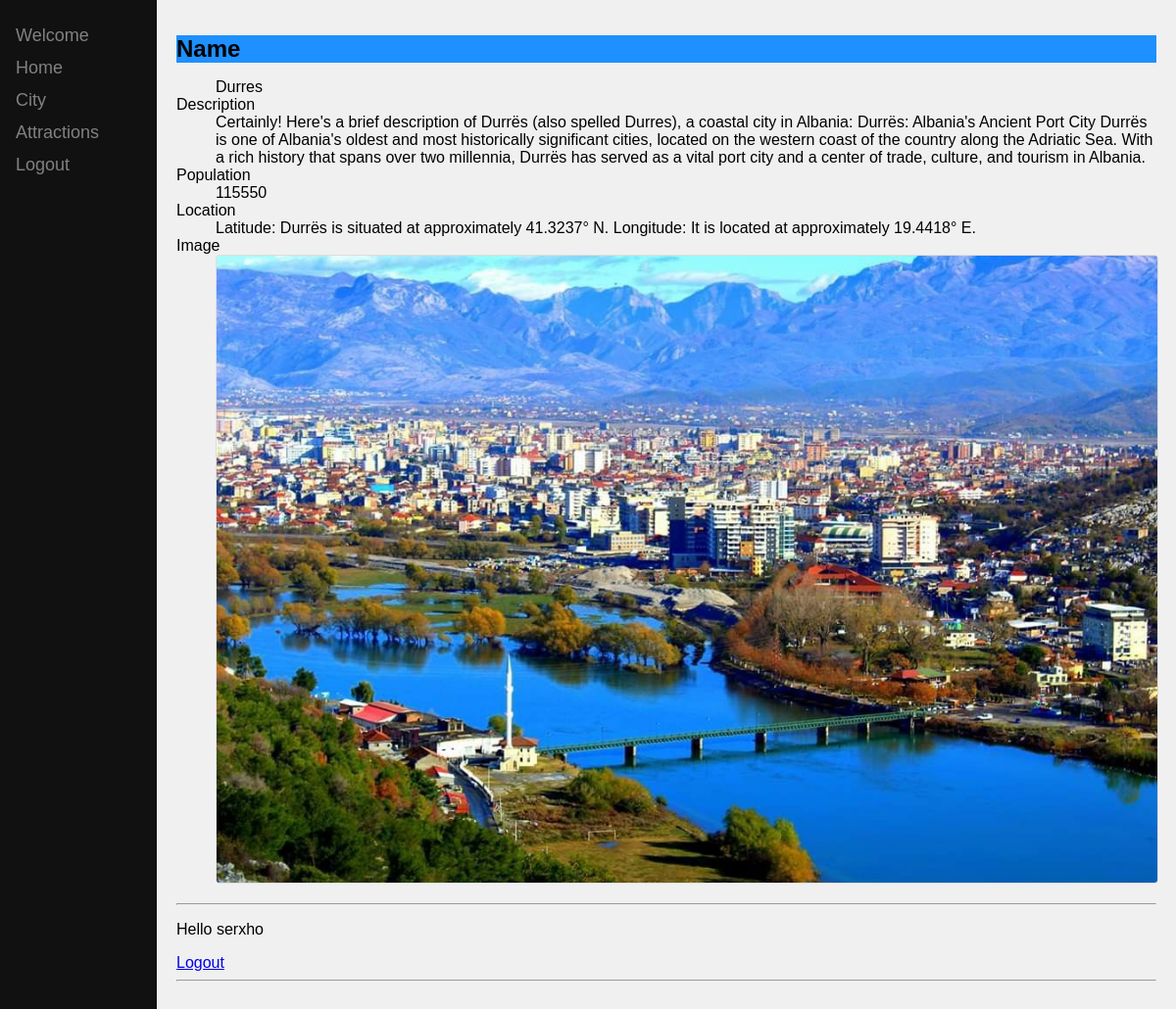
/albania/4 (signed in), run on the app's committed database.
### albania/models.py (models this page shows, shortened)
class City(models.Model):
    name = models.CharField(max_length=100)
    description = models.TextField()
    population = models.PositiveIntegerField(null=True)
    location = models.CharField(max_length=255)
    image = models.ImageField(null=True)
    class Meta:
        ordering = ['name']

### albania/views.py (the view)
# urls.py: path('<int:id>', views.detail, name='detail'),
@login_required(login_url='albania')
def detail(request, id):
    cities = get_object_or_404(City, pk=id)
    return render(request, 'albania/citi_detail.html', {'cities': cities})

### albania/templates/albania/citi_detail.html
{% extends 'albania/navbar.html' %}
{% load static %}
{% block content %}
    <link rel="stylesheet" type="text/css" href="{% static 'citi_detail.css' %}">
    <dl>
        <h1 style="background-color:DodgerBlue;">Name</h1>
        <dd >{{ cities.name }}</dd>
        <dt>Description</dt>
        <dd>{{ cities.description }}</dd>
        <dt>Population</dt>
        <dd>{{ cities.population }}</dd>
        <dt>Location</dt>
        <dd>{{ cities.location }}</dd>
        <dt>Image</dt>
        <dd><img src="{{ cities.image.url }}" alt="{{ cities.image.url }}"></dd>
    </dl>
{% endblock  %}

### albania/templates/albania/navbar.html (shortened to what this page needs)
<!DOCTYPE html>
<html lang="en">
<head>
</head>
<body>
    <div class="sidenav">
        <a href="{% url 'index' %}">Welcome</a>
        <a href="{% url 'albania'%}">Home</a>
        <a href="{% url 'city' %}"> City</a>
        <a href="{% url 'attraction' %}"> Attractions</a>
        {% if request.user.is_authenticated %}
        <a href="{% url 'logout' %}">Logout</a>
        {% else %}
        <a href="{% url 'login' %}">Login  </a>
        {% endif %}
    </div>
    <div class="main">
        {% block content %}{% endblock %}
         <hr>
        {% if request.user.is_authenticated %}
        <p>Hello {{request.user}}</p>
        <a href="{% url 'logout' %}">Logout</a>
        {% else %}
        <a href="{% url 'login' %}">Login  </a> for more
        {% endif %}
        <hr>
    </div>
</body>
</html>

### static/citi_detail.css (style rules this page uses)
body { font-family: Arial, sans-serif; background-color: #f0f0f0; margin:0; padding:0; }
h1 { font-size: 24px; }
img { max-width: 100%; height: auto; border: 1px solid #ddd; border-radius: 4px; }

### albania/templates/albania/navbar.html (style rules this page uses)
.sidenav { height: 100%; width: 160px; position: fixed; z-index: 1; top: 0; left: 0; background-color: #111; overflow-x: hidden; padding-top: 20px; }
.sidenav a { padding: 6px 8px 6px 16px; text-decoration: none; font-size: 18px; color: #818181; display: block; }
.main { margin-left: 160px; padding: 20px; }

### data on the page
City: name "Durres", description "Certainly! Here's a brief description of Durrës (also spelled Durres), a coastal city in Albania: Durrës: Albania's Ancient Port City Durrës is one of Albania's oldest and most historically significant cities, located on the western coast of the country along the Adriatic Sea. With a rich history that spans over two millennia, Durrës has served as a vital port city and a center of trade, culture, and tourism in Albania.", population "115550", location "Latitude: Durrës is situated at approximately 41.3237° N. Longitude: It is located at approximately 19.4418° E.", image (picture)

### other printed values
{{ request.user }} "serxho"
